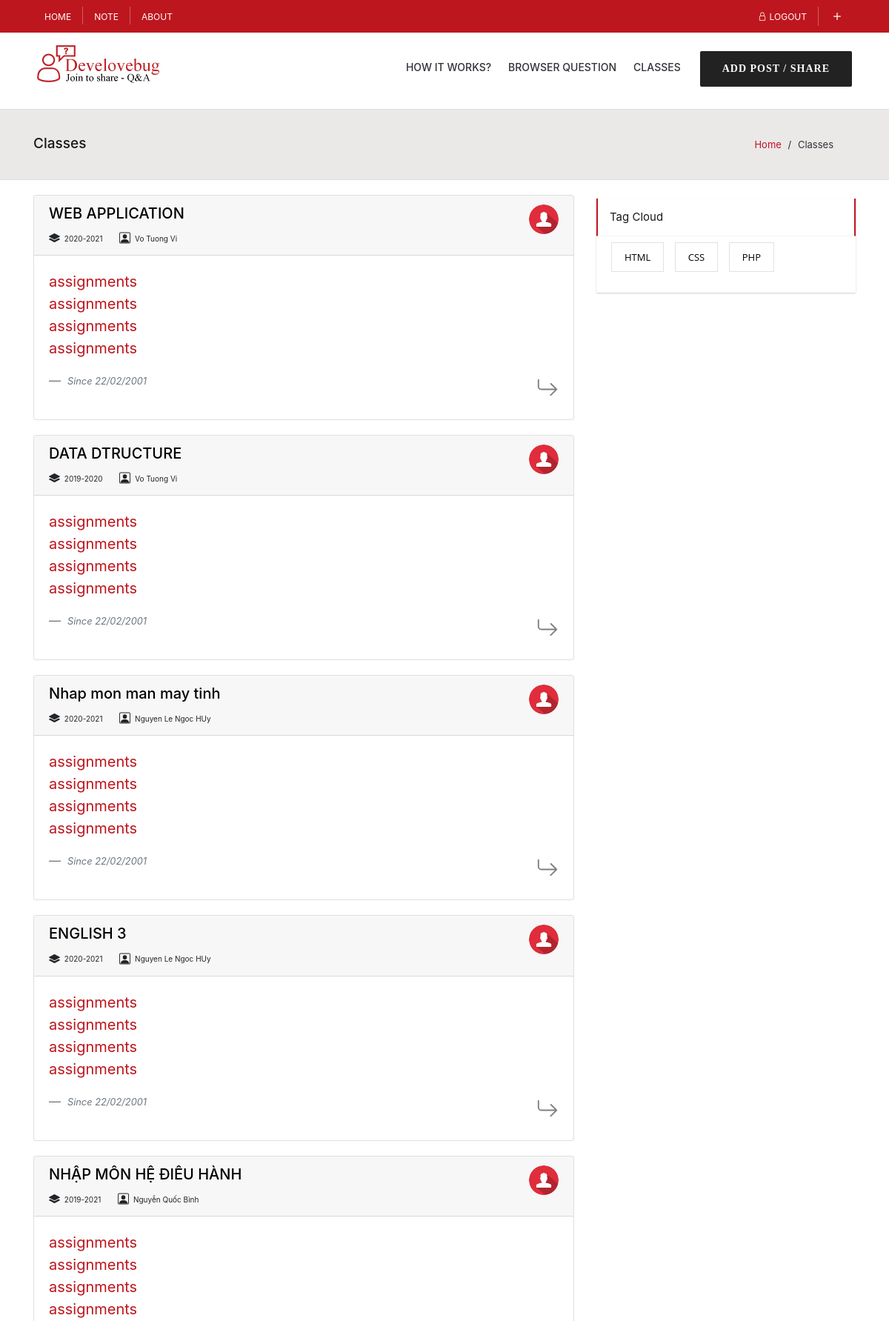
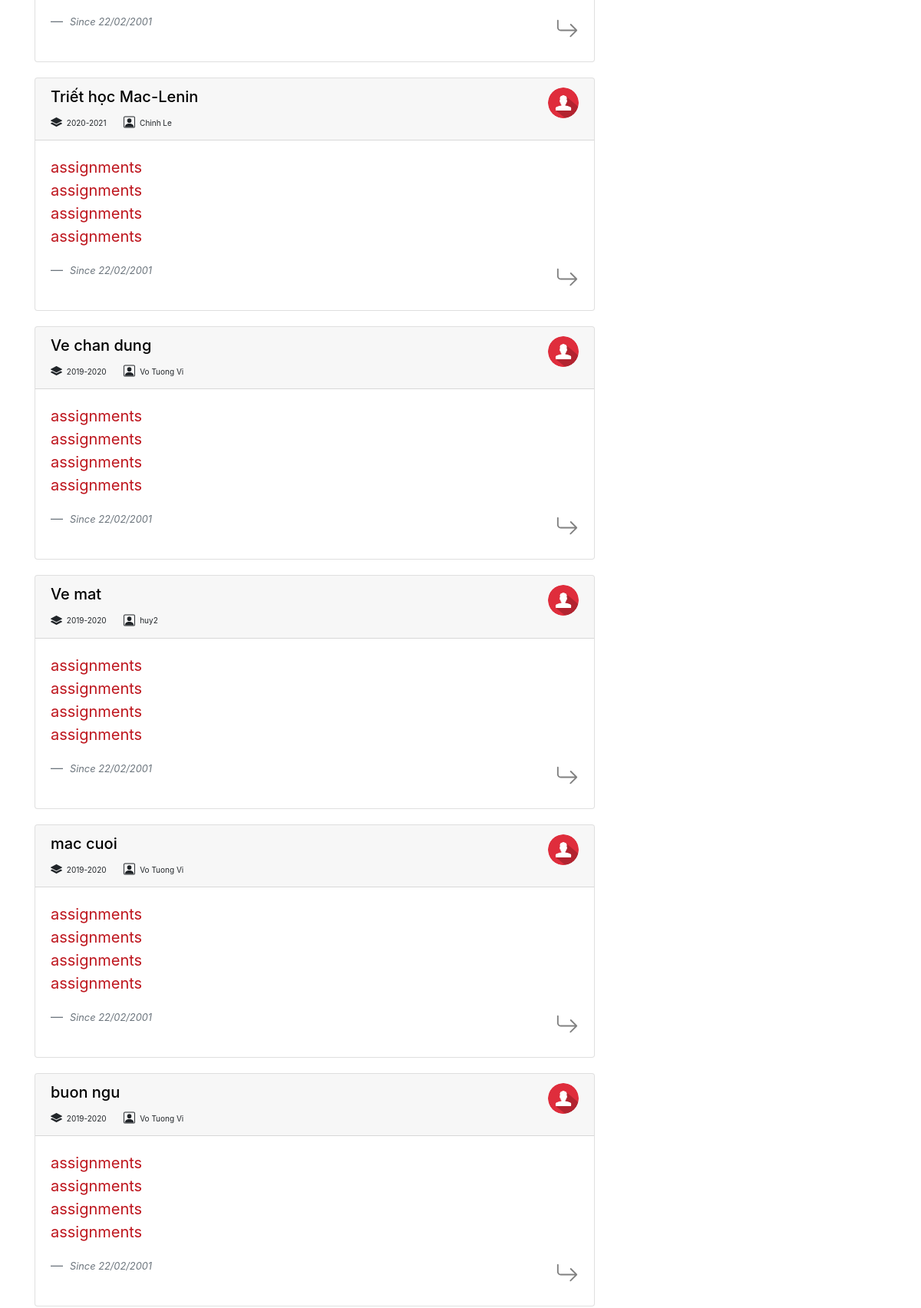
Page /classes.php (signed in, upper part) on the committed database (2 pictures, top to bottom).
### tables this page shows
CREATE TABLE `class_user_role` (
  `class_id` int(11) NOT NULL,
  `user_id` int(11) NOT NULL,
  `role_id` int(11) NOT NULL
);

CREATE TABLE `classes` (
  `id` int(11) NOT NULL,
  `subject` varchar(255) NOT NULL,
  `code` varchar(255) NOT NULL,
  `semester` varchar(255) NOT NULL,
  `room` varchar(255) DEFAULT NULL,
  `avatar` varchar(255) NOT NULL DEFAULT 'img/class1.png',
  `created_date` date NOT NULL
);

CREATE TABLE `users` (
  `id` int(11) NOT NULL,
  `username` varchar(255) NOT NULL,
  `password` varchar(255) NOT NULL,
  `email` varchar(255) NOT NULL,
  `fullname` varchar(255) NOT NULL,
  `birth` date NOT NULL,
  `tel` varchar(255) NOT NULL,
  `token` varchar(255) NOT NULL,
  `verified` tinyint(1) NOT NULL,
  `avatar` varchar(256) DEFAULT 'img/avatar.png'
);

### dao/functions.php (called while the page is built, shortened)
<?php
    function getClassInfo($conn, $classId){
        $sql =  $conn->prepare("SELECT * FROM classes WHERE id = ?");
        $sql->bind_param("i", $classId);
        $result = null;
        if($sql->execute()){
            $result = $sql->get_result();
        }
        return $result;
    }
    function getTeacherInfo($conn, $classId){
        $roleId = 2;
        $sql =  $conn->prepare("SELECT * FROM class_user_role WHERE class_id = ? AND role_id = ?");
        $sql->bind_param("ii", $classId, $roleId);
        $teacher_info  = null;
        if($sql->execute()){
            $result = $sql->get_result();
            if($result->num_rows > 0){
                $teacher_info = $result->fetch_assoc();
                $sql =  $conn->prepare("SELECT * FROM users WHERE id = ?");
                $sql->bind_param("i", $teacher_info['user_id']);
                if($sql->execute()){
                    $result = $sql->get_result();
                    $teacher_info = $result->fetch_assoc();
                }
            }
        }
        return $teacher_info;
    }
    function getClassesList($conn, $userId){
        $sql =  $conn->prepare("SELECT * FROM class_user_role WHERE user_id = ? ");
        $sql->bind_param("i", $userId);
        $result = null;
        if($sql->execute()){
            $result = $sql->get_result();
        }
        return $result;
    }
?>

### controllers/roleController.php (called while the page is built, shortened)
<?php
    require ('authController.php');
    $classes_list = getClassesList($conn, $_SESSION['userId']);
?>

### classes.php (the view, shortened to what this page needs)
<?php
	require "controllers/roleController.php";
?>
<!DOCTYPE html>
<html lang="en">
<?php require 'head-tag.php';?>
<body>
    <div id="wrap" class="wrap-nicescroll">
        <?php require "nav.php"?>
        <div class="breadcrumbs">
            <div class="container">
                <div class="row">
                    <div class="col-md-12 row">
                        <h1 class="col-md-6">Classes</h1>
                        <div class="crumbs col-md-6">
                            <a href="home.php">Home</a>
                            <span class="crumbs-span">/</span>
                            <span class="current">Classes</span>
                        </div>
                    </div>
                </div>
            </div>
        </div>
        <div class="q-main-content">
            <div class="container">
                <div class="row">
                    <div class="col-md-8">
                    <?php
                    if($classes_list->num_rows > 0){
                        while($list = $classes_list->fetch_assoc()){
                            if(getClassInfo($conn, $list["class_id"])->num_rows > 0){
                                $classInfoArray = getClassInfo($conn, $list["class_id"])->fetch_assoc();
                    ?>
                        <div class="card post class-box">
                            <div class="card-header">
                                <div class="title-box">
                                    <div class="title">
                                        <a href="class.php?classId=<?php echo $classInfoArray['id']?>">
                                            <h5><?php echo $classInfoArray['subject']?></h5>
                                        </a>
                                    </div>
                                    <div class="overal-post-info-box">
                                        <span class="clock">
                                            <small>
                                                <?php echo $classInfoArray['semester']?>
                                            </small>
                                        </span>
                                        <span class="view">
                                            <small>
                                                <?php echo getTeacherInfo($conn, $classInfoArray['id'])['fullname']?>
                                            </small>
                                        </span>
                                    </div>
                                </div>
                                <div class="user-info-box">
                                    <img src=<?php echo getTeacherInfo($conn, $classInfoArray['id'])['avatar']?> alt="avatar" class="avatar">
                                </div>
                            </div>
                            <div class="card-body">
                                <blockquote class="blockquote mb-0">
                                    <ul class="assignments-list">
                                        <li><a href="#">assignments</a></li>
                                        <li><a href="#">assignments</a></li>
                                        <li><a href="#">assignments</a></li>
                                        <li><a href="#">assignments</a></li>
                                    </ul>
                                    <footer class="blockquote-footer">
                                        <cite title="Source Title">
                                            <small><i>Since 22/02/2001</i></small>
                                        </cite>
                                        <div class="hagtag-list open-class-btn open-icon">
                                            <span>
                                                <a href="class.php?classId=<?php echo $classInfoArray['id']?>">
                                                </a>
                                            </span>
                                        </div>
                                    </footer>
                                </blockquote>
                            </div>
                        </div>
                    <?php }} }?>
                    </div>
                    <div class="col-md-4 sidebar">
                        <div id="tag_cloud-2" class="widget widget_tag_cloud">
                            <h3 class="widget_title">Tag Cloud</h3>
                            <div class="tagcloud">
                                <a href="#" class="tag-cloud-link tag-link-5 tag-link-position-1">html</a>
                                <a href="#" class="tag-cloud-link tag-link-5 tag-link-position-1">css</a>
                                <a href="#" class="tag-cloud-link tag-link-5 tag-link-position-1">php</a>
                            </div>
                        </div>
                    </div>
                </div>
            </div>
        </div>
    </div>
</body>
</html>

### rows in the picture
class_user_role: class.subject "WEB APPLICATION", class.semester "2020-2021", class.fullname "Vo Tuong Vi", class.avatar (placeholder picture)
class_user_role: class.subject "DATA DTRUCTURE", class.semester "2019-2020", class.fullname "Vo Tuong Vi", class.avatar (placeholder picture)
class_user_role: class.subject "Nhap mon man may tinh", class.semester "2020-2021", class.fullname "Nguyen Le Ngoc HUy", class.avatar (placeholder picture)
class_user_role: class.subject "ENGLISH 3", class.semester "2020-2021", class.fullname "Nguyen Le Ngoc HUy", class.avatar (placeholder picture)
class_user_role: class.subject "NHẬP MÔN HỆ ĐIỀU HÀNH", class.semester "2019-2021", class.fullname "Nguyễn Quốc Bình", class.avatar (placeholder picture)
class_user_role: class.subject "Triết học Mac-Lenin", class.semester "2020-2021", class.fullname "Chinh Le", class.avatar (placeholder picture)
class_user_role: class.subject "Ve chan dung", class.semester "2019-2020", class.fullname "Vo Tuong Vi", class.avatar (placeholder picture)
class_user_role: class.subject "Ve mat", class.semester "2019-2020", class.fullname "huy2", class.avatar (placeholder picture)
class_user_role: class.subject "mac cuoi", class.semester "2019-2020", class.fullname "Vo Tuong Vi", class.avatar (placeholder picture)
class_user_role: class.subject "buon ngu", class.semester "2019-2020", class.fullname "Vo Tuong Vi", class.avatar (placeholder picture)
